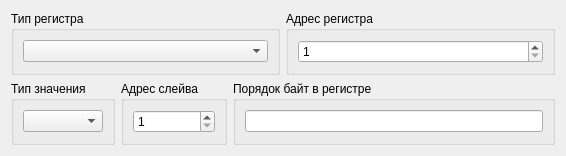
<?xml version="1.0" encoding="UTF-8"?>
<ui version="4.0">
 <class>RegisterAddressEditWidget</class>
 <widget class="QWidget" name="RegisterAddressEditWidget">
  <property name="geometry">
   <rect>
    <x>0</x>
    <y>0</y>
    <width>566</width>
    <height>134</height>
   </rect>
  </property>
  <property name="windowTitle">
   <string>Form</string>
  </property>
  <layout class="QVBoxLayout" name="verticalLayout_6">
   <item>
    <layout class="QHBoxLayout" name="horizontalLayout_2">
     <item>
      <widget class="QGroupBox" name="groupBox">
       <property name="title">
        <string>Тип регистра</string>
       </property>
       <layout class="QVBoxLayout" name="verticalLayout">
        <item>
         <widget class="QComboBox" name="comboBoxRegisterType"/>
        </item>
       </layout>
      </widget>
     </item>
     <item>
      <widget class="QGroupBox" name="groupBox_2">
       <property name="title">
        <string>Адрес регистра</string>
       </property>
       <layout class="QVBoxLayout" name="verticalLayout_2">
        <item>
         <widget class="QSpinBox" name="spinBoxRegisterAddress">
          <property name="minimum">
           <number>1</number>
          </property>
          <property name="maximum">
           <number>49999</number>
          </property>
         </widget>
        </item>
       </layout>
      </widget>
     </item>
    </layout>
   </item>
   <item>
    <layout class="QHBoxLayout" name="horizontalLayout">
     <item>
      <widget class="QGroupBox" name="groupBox_4">
       <property name="title">
        <string>Тип значения</string>
       </property>
       <layout class="QVBoxLayout" name="verticalLayout_4">
        <item>
         <widget class="QComboBox" name="comboBoxValueType"/>
        </item>
       </layout>
      </widget>
     </item>
     <item>
      <widget class="QGroupBox" name="groupBox_3">
       <property name="title">
        <string>Адрес слейва</string>
       </property>
       <layout class="QVBoxLayout" name="verticalLayout_3">
        <item>
         <widget class="QSpinBox" name="spinBoxSlaveAddress">
          <property name="minimum">
           <number>1</number>
          </property>
          <property name="maximum">
           <number>255</number>
          </property>
         </widget>
        </item>
       </layout>
      </widget>
     </item>
     <item>
      <widget class="QGroupBox" name="groupBox_5">
       <property name="title">
        <string>Порядок байт в регистре</string>
       </property>
       <layout class="QVBoxLayout" name="verticalLayout_5">
        <item>
         <widget class="QLineEdit" name="lineEditValueOrder"/>
        </item>
       </layout>
      </widget>
     </item>
    </layout>
   </item>
  </layout>
 </widget>
 <resources/>
 <connections/>
</ui>
